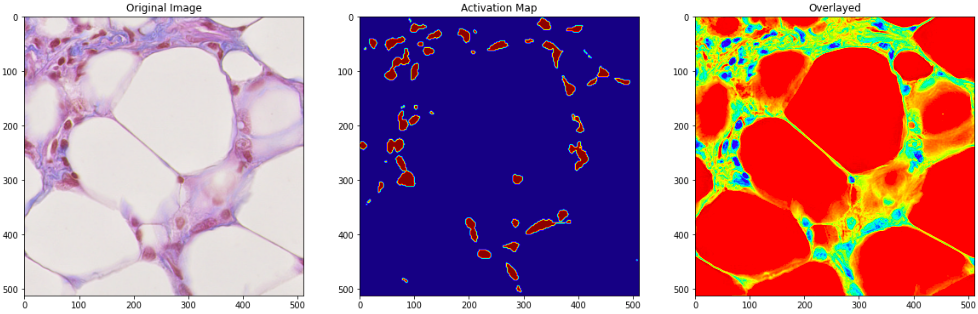
%> input picture img/Activation_Map_1.png, 978 x 314 px, given in place of 0.png, which was not available
$ octave canny_edge_overlay.m   (GNU Octave 9; MATLAB toolbox functions it lacks are replaced by stand-ins)
%> lines starting %> are read from the running program, lines starting %| are printed output that depends on the picture; in (x1, y1, x2, y2) boxes, pixels count from 0 and x2, y2 are one past the last pixel; in counts of white or black regions, pixels touching at a corner belong together; the program's own positions count from 1; pictures that were not available may be replaced by others from this repository, and a replacement may not be noted
%%%% This simple script creates Canny Edge "overlayed" image for an input image
%%%% I've used this to create "overlayed" images for Training and Test/validation Image datasets
%%%% Note: The segmentation labels are NOT to be "overlayed" with their corresponding Canny edges

clc;clear all;
for i=1:17 % Number of images to convert, 17 images in 'test' directory
    A=imread(sprintf('/Users/adarshkumar/Desktop/data1/test/images/img/%d.png',i-1));
%> A is the input picture: size 314x978x3 uint8; mean R, G, B 178.3, 128.4, 148.9
    E = edge(rgb2gray(A),'canny'); % Get edge
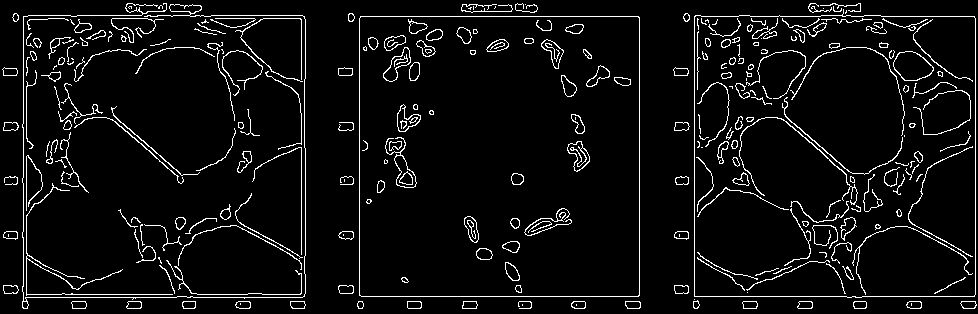
%> E: size 314x978 logical; 5.8% white in thin lines or dots
    B = imoverlay(A,E); % Overlays "Canny Edges" got above on image A we read
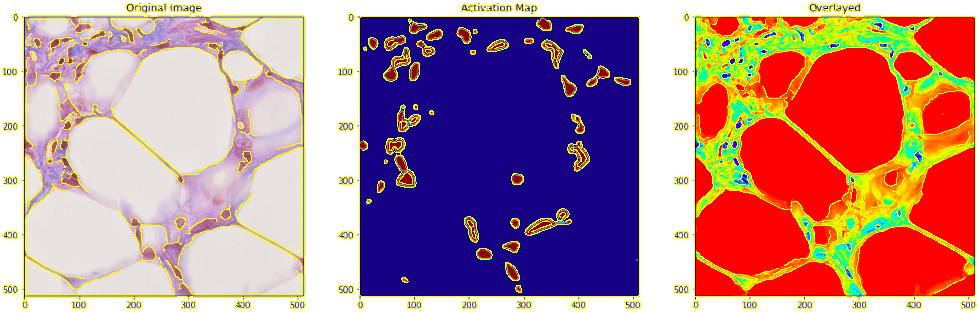
%> B: size 314x978x3 uint8; 5.8% of pixels changed, all inside (x1, y1, x2, y2) = (2, 3, 977, 309)
    imwrite(B, sprintf('/Users/adarshkumar/Desktop/canny/test/images/img/%d.png',i-1));
end
%> pass 2 of the loop `for i=1:17 % Number of images to convert, 17 images in 'test' directory`:
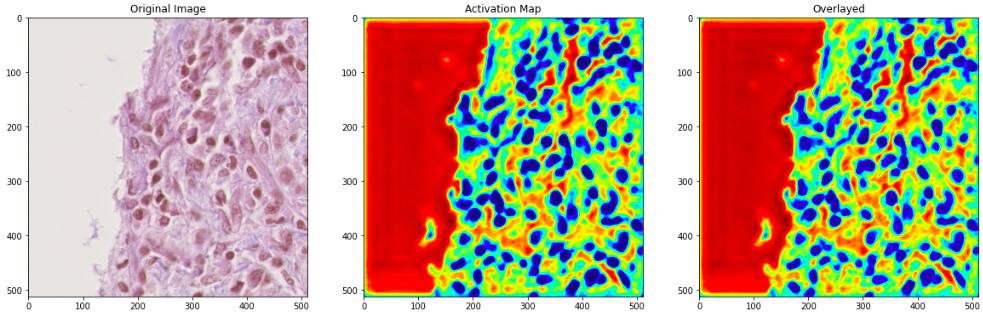
%> input picture img/Activation_Map_2.png, 983 x 314 px, given in place of 1.png, which was not available
%> A is the input picture: size 314x983x3 uint8; mean R, G, B 186.7, 166.4, 146
%> `E = edge(rgb2gray(A),'canny');`:
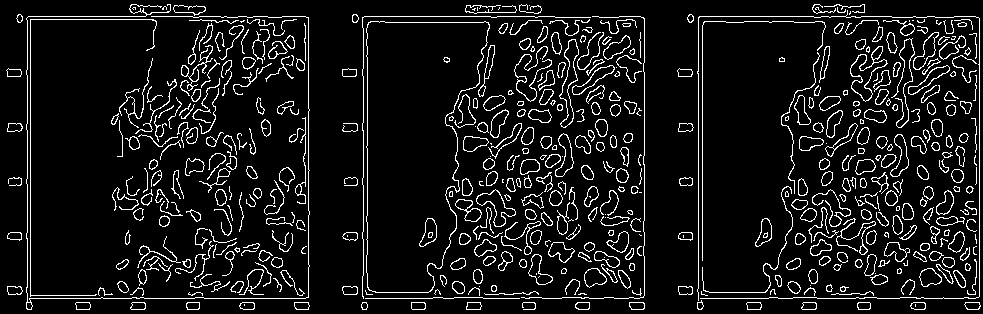
%> E: size 314x983 logical; 8.9% white in thin lines or dots
%> `B = imoverlay(A,E);`:
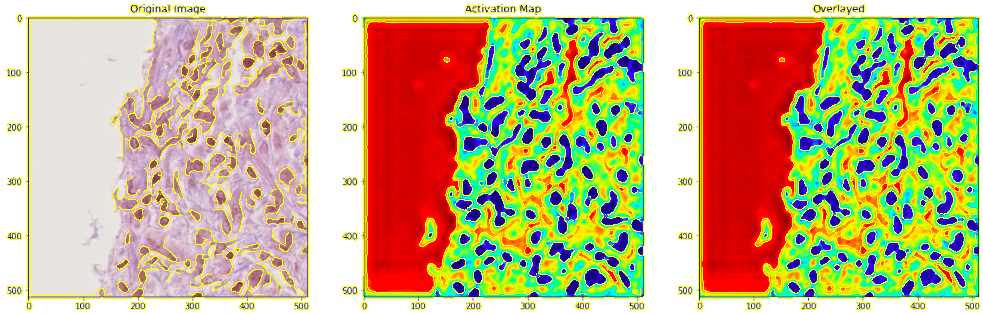
%> B: size 314x983x3 uint8; 8.89% of pixels changed, all inside (x1, y1, x2, y2) = (6, 4, 981, 310)
%> (the run ends here)
